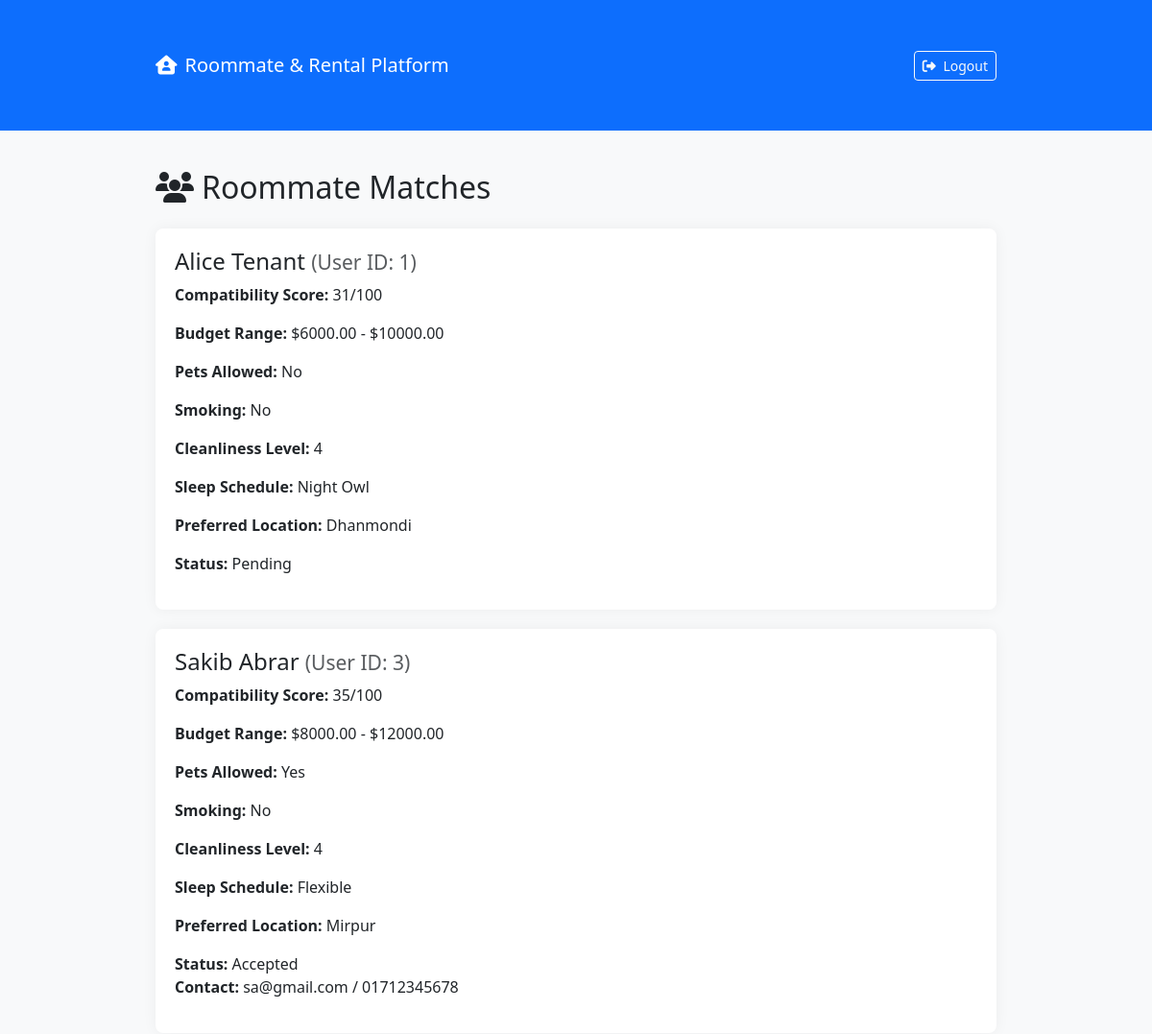
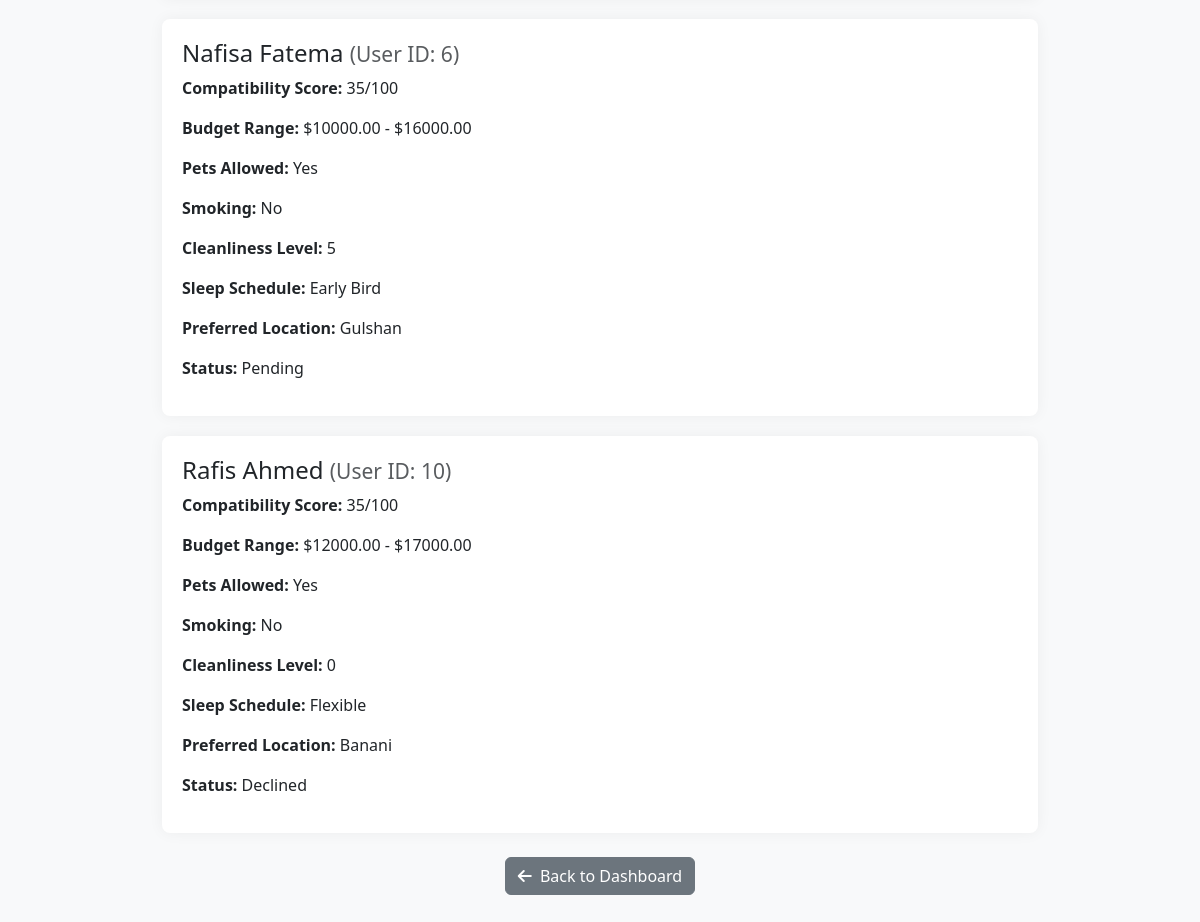
Screenshot of /roommate_connection.php (signed in) with the database file from the repository (2 pictures, top to bottom).
### tables this page shows
CREATE TABLE `preferences` (
  `preference_id` int(11) NOT NULL,
  `user_id` int(11) DEFAULT NULL,
  `budget_min` decimal(10,2) DEFAULT NULL,
  `budget_max` decimal(10,2) DEFAULT NULL,
  `pets_allowed` tinyint(1) DEFAULT NULL,
  `smoking` tinyint(1) DEFAULT NULL,
  `cleanliness_level` tinyint(4) DEFAULT NULL,
  `sleep_schedule` enum('Early Bird','Night Owl','Flexible') DEFAULT NULL,
  `preferred_location` varchar(100) DEFAULT NULL,
  `gender_preference` enum('Male','Female','Any') DEFAULT NULL
);

CREATE TABLE `users` (
  `user_id` int(11) NOT NULL,
  `name` varchar(100) DEFAULT NULL,
  `email` varchar(100) DEFAULT NULL,
  `password` varchar(255) DEFAULT NULL,
  `age` int(11) DEFAULT NULL,
  `gender` enum('Male','Female','Other') DEFAULT NULL,
  `role` enum('tenant','owner') DEFAULT NULL,
  `contact` varchar(20) DEFAULT NULL,
  `created_at` timestamp NOT NULL DEFAULT current_timestamp()
);

CREATE TABLE `roommate_requests` (
  `request_id` int(11) NOT NULL,
  `sender_id` int(11) NOT NULL,
  `receiver_id` int(11) NOT NULL,
  `status` enum('Pending','Accepted','Declined') DEFAULT 'Pending',
  `sent_at` timestamp NOT NULL DEFAULT current_timestamp()
);

### roommate_connection.php (the view, shortened to what this page needs)
<?php
include 'db.php';
$user_id = $_SESSION['user_id'];
$sql = "SELECT * FROM preferences WHERE user_id = ?";
$stmt = $conn->prepare($sql);
$stmt->bind_param("i", $user_id);
$stmt->execute();
$user_preferences = $stmt->get_result()->fetch_assoc();
?>
<?php
$sql = "SELECT * FROM preferences WHERE user_id != ?";
$stmt = $conn->prepare($sql);
$stmt->bind_param("i", $user_id);
$stmt->execute();
$potential_roommates = $stmt->get_result();
$compatibility_scores = [];
while ($potential = $potential_roommates->fetch_assoc()) {
    $score = 0;
    if ($user_preferences['pets_allowed'] == $potential['pets_allowed']) $score += 10;
    if ($user_preferences['budget_min'] <= $potential['budget_max'] && $user_preferences['budget_max'] >= $potential['budget_min']) $score += 25;
    if ($user_preferences['sleep_schedule'] == $potential['sleep_schedule']) $score += 6;
    $score = min($score, 100);
    $compatibility_scores[$potential['user_id']] = [
        'score' => $score,
        'details' => $potential
    ];
}
?>
<!DOCTYPE html>
<html lang="en">
<head>
<link href="https://cdn.jsdelivr.net/npm/bootstrap@5.3.0/dist/css/bootstrap.min.css" rel="stylesheet" />
<link href="https://cdnjs.cloudflare.com/ajax/libs/font-awesome/6.4.0/css/all.min.css" rel="stylesheet" />
</head>
<body>
<nav class="navbar navbar-expand-lg navbar-dark bg-primary mb-4">
  <div class="container">
    <a class="navbar-brand" href="dashboard.php"><i class="fa-solid fa-house-user me-2"></i>Roommate & Rental Platform</a>
    <div>
      <a href="logout.php" class="btn btn-outline-light btn-sm">
        <i class="fa-solid fa-right-from-bracket me-1"></i> Logout
      </a>
    </div>
  </div>
</nav>
<div class="container">
  <h2 class="mb-4"><i class="fa-solid fa-users me-2"></i>Roommate Matches</h2>
  <?php if (empty($compatibility_scores)): ?>
    <p>No potential roommates found.</p>
  <?php else: ?>
    <?php foreach ($compatibility_scores as $matched_user_id => $data):
      $roommate = $data['details'];
      $score = $data['score'];
      $stmt = $conn->prepare("SELECT name, email, contact FROM users WHERE user_id = ?");
      $stmt->bind_param("i", $matched_user_id);
      $stmt->execute();
      $user = $stmt->get_result()->fetch_assoc();
      $stmt = $conn->prepare("SELECT * FROM roommate_requests WHERE
        (sender_id = ? AND receiver_id = ?) OR (sender_id = ? AND receiver_id = ?)");
      $stmt->bind_param("iiii", $user_id, $matched_user_id, $matched_user_id, $user_id);
      $stmt->execute();
      $request_result = $stmt->get_result();
      $request = $request_result->fetch_assoc();
      $request_exists = $request_result->num_rows > 0;
    ?>
    <div class="match-card">
      <h4><?= htmlspecialchars($user['name']) ?> <small class="text-muted">(User ID: <?= $matched_user_id ?>)</small></h4>
      <p><strong>Compatibility Score:</strong> <?= $score ?>/100</p>
      <p><strong>Budget Range:</strong> $<?= htmlspecialchars($roommate['budget_min']) ?> - $<?= htmlspecialchars($roommate['budget_max']) ?></p>
      <p><strong>Pets Allowed:</strong> <?= $roommate['pets_allowed'] ? 'Yes' : 'No' ?></p>
      <p><strong>Smoking:</strong> <?= $roommate['smoking'] ? 'Yes' : 'No' ?></p>
      <p><strong>Cleanliness Level:</strong> <?= htmlspecialchars($roommate['cleanliness_level']) ?></p>
      <p><strong>Sleep Schedule:</strong> <?= htmlspecialchars($roommate['sleep_schedule']) ?></p>
      <p><strong>Preferred Location:</strong> <?= htmlspecialchars($roommate['preferred_location']) ?></p>
      <?php if (!$request_exists): ?>
        <form action="tenant-tenant_send_request.php" method="POST" class="mt-3">
          <input type="hidden" name="receiver_id" value="<?= $matched_user_id ?>">
          <button type="submit" class="btn btn-primary">
            <i class="fa-solid fa-paper-plane me-1"></i> Send Request
          </button>
        </form>
      <?php else: ?>
        <p class="mt-3">
          <strong>Status:</strong> <?= ucfirst(htmlspecialchars($request['status'])) ?><br>
          <?php if ($request['status'] === 'Accepted'): ?>
            <strong>Contact:</strong> <?= htmlspecialchars($user['email']) ?> / <?= htmlspecialchars($user['contact']) ?>
          <?php endif; ?>
        </p>
      <?php endif; ?>
    </div>
    <?php endforeach; ?>
  <?php endif; ?>
  <div class="text-center mt-4">
    <a href="dashboard.php" class="btn btn-secondary">
      <i class="fa-solid fa-arrow-left me-1"></i> Back to Dashboard
    </a>
  </div>
</div>
</body>
</html>

### roommate_connection.php (style rules this page uses)
body { background: #f8f9fa; }
.container { max-width: 900px; margin: 40px auto; }
.match-card { background: white; border-radius: 8px; padding: 20px; margin-bottom: 20px; box-shadow: 0 0 15px rgba(0,0,0,0.05); }

### rows the page displays
preferences: user.name "Alice Tenant", matched_user_id "1", score "31", budget_min "6000.00", budget_max "10000.00", pets_allowed "No", smoking "No", cleanliness_level "4", sleep_schedule "Night Owl", preferred_location "Dhanmondi", roommate_requests.status "Pending"
users: name "Sakib Abrar", email "sa@gmail.com", contact "01712345678"
preferences: budget_min "8000.00", budget_max "12000.00", cleanliness_level "4", sleep_schedule "Flexible", preferred_location "Mirpur"
roommate_requests: status "Accepted"
preferences: user.name "Nafisa Fatema", matched_user_id "6", score "35", budget_min "10000.00", budget_max "16000.00", pets_allowed "Yes", smoking "No", cleanliness_level "5", sleep_schedule "Early Bird", preferred_location "Gulshan", roommate_requests.status "Pending"
preferences: user.name "Rafis Ahmed", matched_user_id "10", score "35", budget_min "12000.00", budget_max "17000.00", pets_allowed "Yes", smoking "No", cleanliness_level "0", sleep_schedule "Flexible", preferred_location "Banani", roommate_requests.status "Declined"

### other values shown
$matched_user_id "3"
$score "35"
